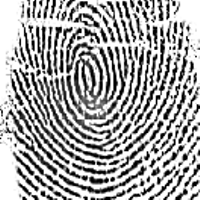
%> input picture Team 8 FingerRecognition/Team 8 FingerRecognition/test/105.jpg, 200 x 200 px
$ octave --eval "result = preprocessing3(imread('test/105.jpg'));"   (GNU Octave 9; MATLAB toolbox functions it lacks are replaced by stand-ins)
%> lines starting %> are read from the running program, lines starting %| are printed output that depends on the picture
function [ final ] = preprocessing3( image )
I=double(image)
[w,h]=size(I)
%> w = 200; h = 600
%out=I
w1=floor(w/8)*8
%> w1 = 200
h1=floor(h/8)*8
%> h1 = 600
inner=zeros(w1,h1)
for i=1:8:w1
    for j=1:8:h1
        a=i+7;
        b=j+7;
        F=fft2(I(i:a,j:b));
        factor=abs(F).^0.45;
        block=abs(ifft2(F.*factor));
        res=max(block(:));
        if(res==0)
            res=1;
        end;
        block=block./res;
        inner(i:a,j:b)=block;
    end;
end;
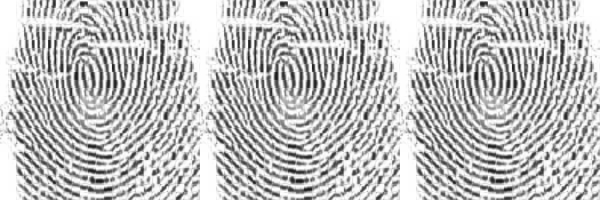
%> inner: size 200x600 double; min 0.0914, max 1, mean 0.747
final=inner*255;
final=histeq(uint8(final));
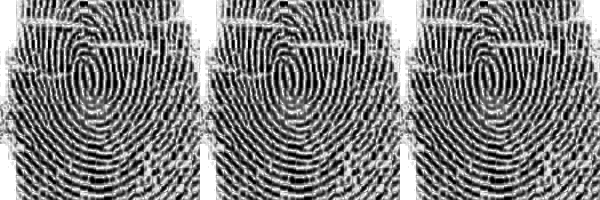
%> final: size 200x600 uint8; min 0, max 255, mean 127.2
end

$ run again, on Team 8 FingerRecognition/Team 8 FingerRecognition/test/115.jpg
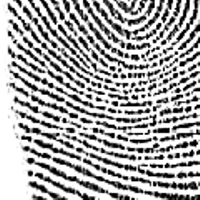
%> input picture Team 8 FingerRecognition/Team 8 FingerRecognition/test/115.jpg, 200 x 200 px
%> after the loop in preprocessing3, `for i=1:8:w1`:
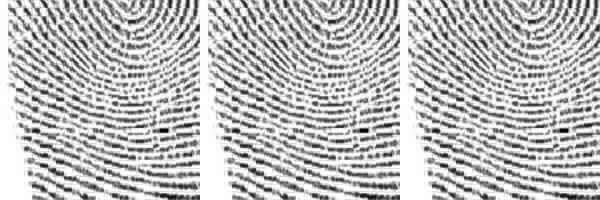
%> inner: size 200x600 double; min 0.00481, max 1, mean 0.742
%> in preprocessing3, `final=histeq(uint8(final));`:
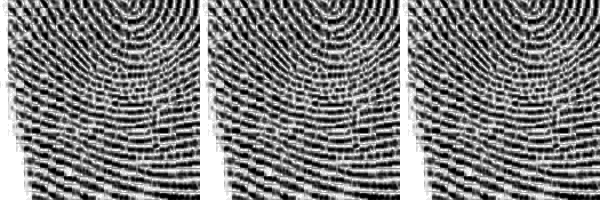
%> final: size 200x600 uint8; min 0, max 255, mean 127.1

$ run again, on Team 8 FingerRecognition/Team 8 FingerRecognition/test/125.jpg
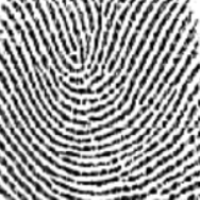
%> input picture Team 8 FingerRecognition/Team 8 FingerRecognition/test/125.jpg, 200 x 200 px
%> after the loop in preprocessing3, `for i=1:8:w1`:
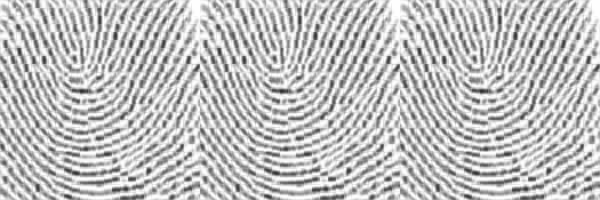
%> inner: size 200x600 double; min 0.182, max 1, mean 0.756
%> in preprocessing3, `final=histeq(uint8(final));`:
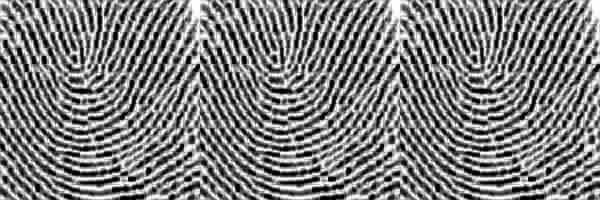
%> final: size 200x600 uint8; min 0, max 255, mean 126.5

$ run again, on Team 8 FingerRecognition/Team 8 FingerRecognition/test/135.jpg
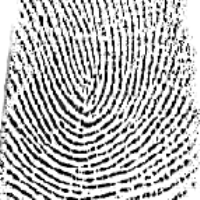
%> input picture Team 8 FingerRecognition/Team 8 FingerRecognition/test/135.jpg, 200 x 200 px
%> after the loop in preprocessing3, `for i=1:8:w1`:
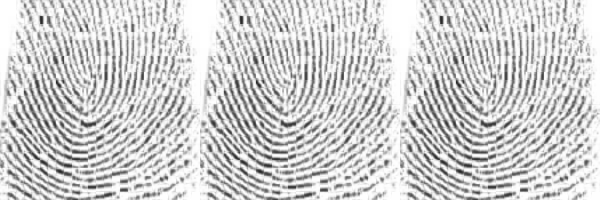
%> inner: size 200x600 double; min 0.158, max 1, mean 0.809
%> in preprocessing3, `final=histeq(uint8(final));`:
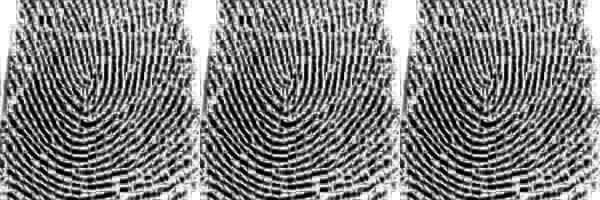
%> final: size 200x600 uint8; min 0, max 255, mean 127.2
